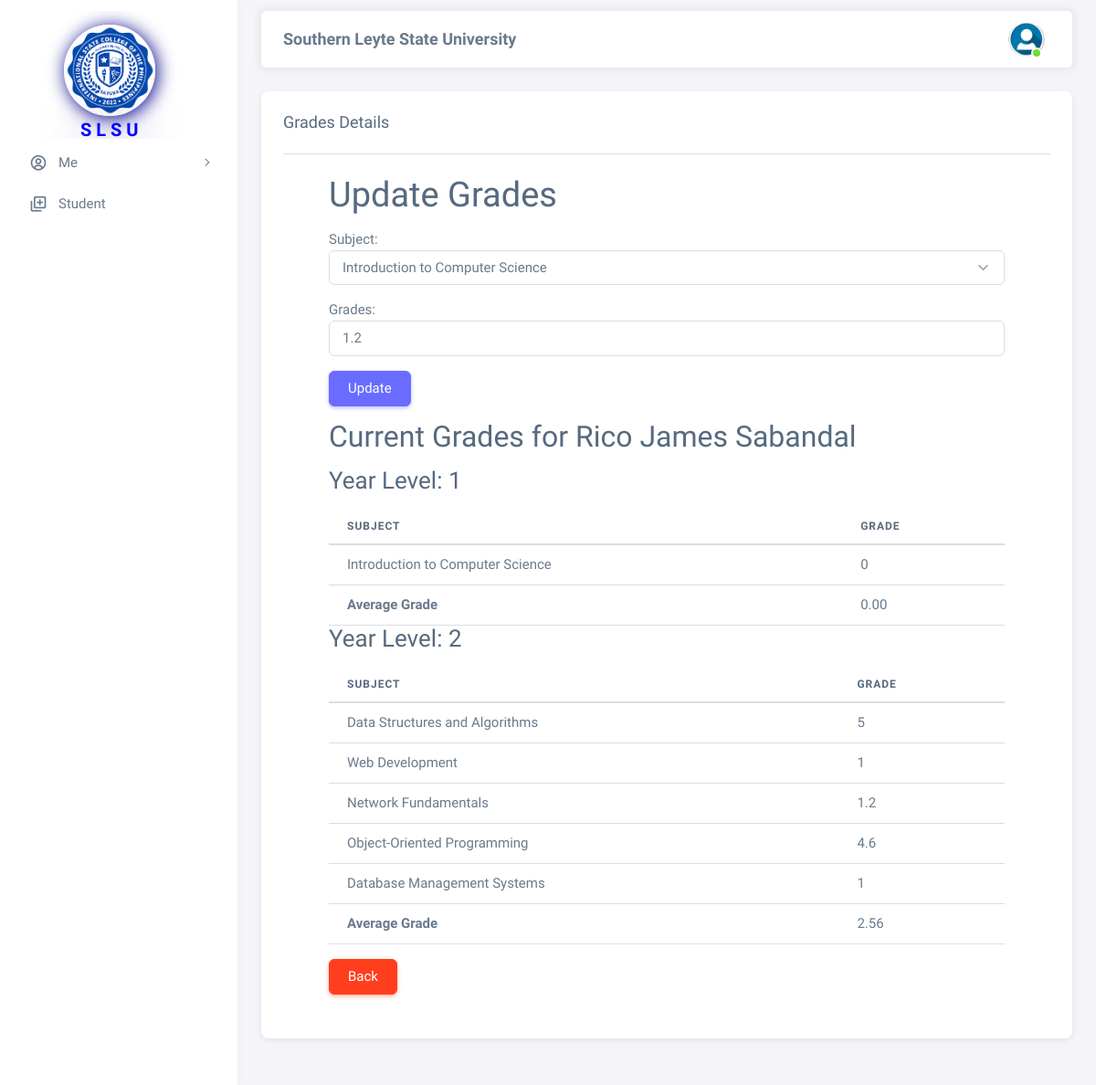
Screenshot of /html/teacher/giving_grades.php?student_id=24 (signed in) with the database file from the repository.
### tables this page shows
CREATE TABLE `grades` (
  `gradesid` int NOT NULL,
  `student_id` int DEFAULT NULL,
  `yearid` int DEFAULT NULL,
  `subid` int DEFAULT NULL,
  `grades` float DEFAULT NULL
);

CREATE TABLE `student_registration` (
  `student_id` int NOT NULL,
  `id` varchar(255) DEFAULT NULL,
  `firstname` varchar(255) DEFAULT NULL,
  `lastname` varchar(255) DEFAULT NULL,
  `address` varchar(255) DEFAULT NULL,
  `gender` varchar(255) DEFAULT NULL,
  `email` varchar(255) DEFAULT NULL,
  `birthday` date DEFAULT NULL,
  `phone` varchar(15) DEFAULT NULL,
  `yearid` int DEFAULT NULL,
  `subid` int DEFAULT NULL
);

CREATE TABLE `subject` (
  `subid` int NOT NULL,
  `yearid` int DEFAULT NULL,
  `subname` varchar(255) DEFAULT NULL
);

### html/teacher/giving_grades.php (the view, shortened to what this page needs)
<?php
require_once('../config.php');
$student_id = $_GET['student_id'];
$sql = "SELECT * FROM student_registration WHERE student_id='$student_id'";
if ($results = mysqli_query($conn, $sql)) {
    $data = mysqli_fetch_assoc($results);
    $firstname = $data['firstname'];
    $lastname = $data['lastname'];
}
$student_id = '';
$grades = '';
if (isset($_GET['student_id'])) {
    $student_id = mysqli_real_escape_string($conn, $_GET['student_id']);
    $sqlquery = "SELECT * FROM grades WHERE student_id = '$student_id'";
    $results = mysqli_query($conn, $sqlquery);
    if ($results) {
        $data = mysqli_fetch_assoc($results);
        if ($data) {
            $grades = $data['grades'];
        }
    } else {
        echo "Error fetching data: " . mysqli_error($conn);
    }
}
?>
<!DOCTYPE html>
<html lang="en">
<head>
    <link rel="stylesheet" href="../../assets/vendor/fonts/boxicons.css" />
    <link rel="stylesheet" href="../../assets/vendor/css/core.css" class="template-customizer-core-css" />
    <link rel="stylesheet" href="../../assets/vendor/css/theme-default.css" class="template-customizer-theme-css" />
    <link rel="stylesheet" href="../../assets/css/demo.css" />
    <link rel="stylesheet" href="../../assets/vendor/libs/perfect-scrollbar/perfect-scrollbar.css" />
</head>
<body>
    <div class="layout-wrapper layout-content-navbar">
        <div class="layout-container">
            <aside id="layout-menu" class="layout-menu menu-vertical menu bg-menu-theme">
                <div class="app-brand demo" style=" padding: 70px;">
                    <div class="logo">
                        <img style="border-radius: 500px; box-shadow: 2px 2px 20px #00008b; margin-top: 30px; margin-bottom: 5px;" src="../../assets/img/avatars/logo.png" width="100" height="100" alt="">
                        <b>
                            <p style="font-size: 20px; color: blue; text-shadow: 2px 2px 50px #00008b; padding-left: 18px;">S L S U</p>
                        </b>
                    </div>
                </div>
                <ul class="menu-inner py-1">
                    <li class="menu-item">
                        <a href="javascript:void(0);" class="menu-link menu-toggle">
                            <i class="menu-icon tf-icons bx bx-user-circle"></i>
                            <div data-i18n="Layouts">Me</div>
                        </a>
                    </li>
                    <li class="menu-item">
                        <a href="list_student.php" class="menu-link">
                            <i class="menu-icon tf-icons bx bx-add-to-queue"></i>
                            <div data-i18n="Analytics">Student</div>
                        </a>
                    </li>
            </aside>
            <div class="layout-page">
                <nav
            class="layout-navbar container-xxl navbar navbar-expand-xl navbar-detached align-items-center bg-navbar-theme"
            id="layout-navbar"
          >
            <div class="navbar-nav-right d-flex align-items-center" id="navbar-collapse">
              <center>
                <p style="font-size: 18px; padding-top: 15px;"><b>Southern Leyte State University</b></p>
              </center>
              <ul class="navbar-nav flex-row align-items-center ms-auto">
                <li class="nav-item navbar-dropdown dropdown-user dropdown">
                  <a class="nav-link dropdown-toggle hide-arrow" href="javascript:void(0);" data-bs-toggle="dropdown">
                    <div class="avatar avatar-online">
                      <img src="../../assets/img/avatars/user.png" alts class="w-px-40 h-auto rounded-circle" />
                    </div>
                  </a>
                </li>
              </ul>
            </div>
          </nav>
                <div class="content-wrapper">
                    <div class="container-xxl flex-grow-1 container-p-y">
                        <div class="row">
                            <div class="col-md-12">
                                <div class="card mb-4">
                                    <h5 class="card-header">Grades Details</h5>
                                    <div class="card-body">
                                        <hr class="my-0" />
                                        <div class="card-body">
                                            <div class="container">
                                                <h1>Update Grades</h1>
                                                <form action="#" method="post" class="mb-3">
        <div class="mb-3">
            <label for="subject">Subject:</label>
            <select class="form-select" id="subject" name="product_name" required>
                <?php
                $sql = "SELECT yearlvl.yearid, subject.subid, subject.subname
                    FROM student_registration
                    INNER JOIN yearlvl ON student_registration.yearid = yearlvl.yearid
                    INNER JOIN subject ON yearlvl.yearid = subject.yearid
                    WHERE student_registration.student_id = $student_id";
                $result = mysqli_query($conn, $sql);
                if (mysqli_num_rows($result) > 0) {
                    while ($row = mysqli_fetch_assoc($result)) {
                        echo "<option value='" . $row['subid'] . "'>" . $row['subname'] . "</option>";
                    }
                } else {
                    echo "<option value=''>No subjects available</option>";
                }
                ?>
            </select>
        </div>
        <div class="mb-3">
            <label for="grades">Grades:</label>
            <input class="form-control" type="text" id="grades" name="grades" value="<?php echo $grades; ?>" required>
        </div>
        <input class="btn btn-primary" type="submit" value="Update">
    </form>
                                                <div class="grades-display">
                <h2>Current Grades for <?php echo $firstname; ?> <?php echo $lastname; ?></h2>
                <?php
                if (isset($student_id)) {
                    $sqlquery = "SELECT subject.subname, subject.yearid, grades.grades
                                 FROM grades
                                 JOIN subject ON grades.subid = subject.subid
                                 WHERE grades.student_id = '$student_id'
                                 ORDER BY subject.yearid ASC";
                    $results = mysqli_query($conn, $sqlquery);
                    if (mysqli_num_rows($results) > 0) {
                        $grades_by_year = [];
                        while ($row = mysqli_fetch_assoc($results)) {
                            $grades_by_year[$row['yearid']][] = $row;
                        }
                        foreach ($grades_by_year as $year => $grades) {
                            echo "<div class='year-section'>";
                            echo "<h3>Year Level: " . htmlspecialchars($year) . "</h3>";
                            echo "<table class='table'>";
                            echo "<thead><tr><th>Subject</th><th>Grade</th></tr></thead>";
                            echo "<tbody>";
                            $total_grade = 0;
                            $count_grade = 0;
                            foreach ($grades as $grade) {
                                echo "<tr><td>" . htmlspecialchars($grade['subname']) . "</td><td>" . htmlspecialchars($grade['grades']) . "</td></tr>";
                                $total_grade += $grade['grades'];
                                $count_grade++;
                            }
                            $average_grade = $count_grade > 0 ? $total_grade / $count_grade : 0;
                            echo "<tr><td><b>Average Grade</b></td><td>" . number_format($average_grade, 2) . "</td></tr>";
                            echo "</tbody></table>";
                            echo "</div>";
                        }
                    } else {
                        echo "<p>No grades available for this student.</p>";
                    }
                }
                ?>
            </div>
                                                <div class="mt-3">
                                                    <a class="btn btn-danger" href="list_student.php">Back</a>
                                                </div>
                                            </div>
                                        </div>
                                    </div>
                                </div>
                            </div>
                        </div>
                    </div>
                </div>
            </div>
        </div>
    </div>
</body>
</html>

### assets/css/demo.css (style rules this page uses)
.menu .app-brand.demo { height: 64px; margin-top: 12px; }

### rows the page displays
grades: grades "1.2", subid.subname "Network Fundamentals"
student_registration: firstname "Rico James", lastname "Sabandal"
grades: subid.subname "Introduction to Computer Science", grades "0"
grades: subid.subname "Data Structures and Algorithms", grades "5"
grades: subid.subname "Web Development", grades "1"
grades: subid.subname "Object-Oriented Programming", grades "4.6"
grades: subid.subname "Database Management Systems", grades "1"

### other values shown
$year "1"
$average_grade "0.00"
$year "2"
$average_grade "2.56"
form field product_name "Introduction to Computer Science"
